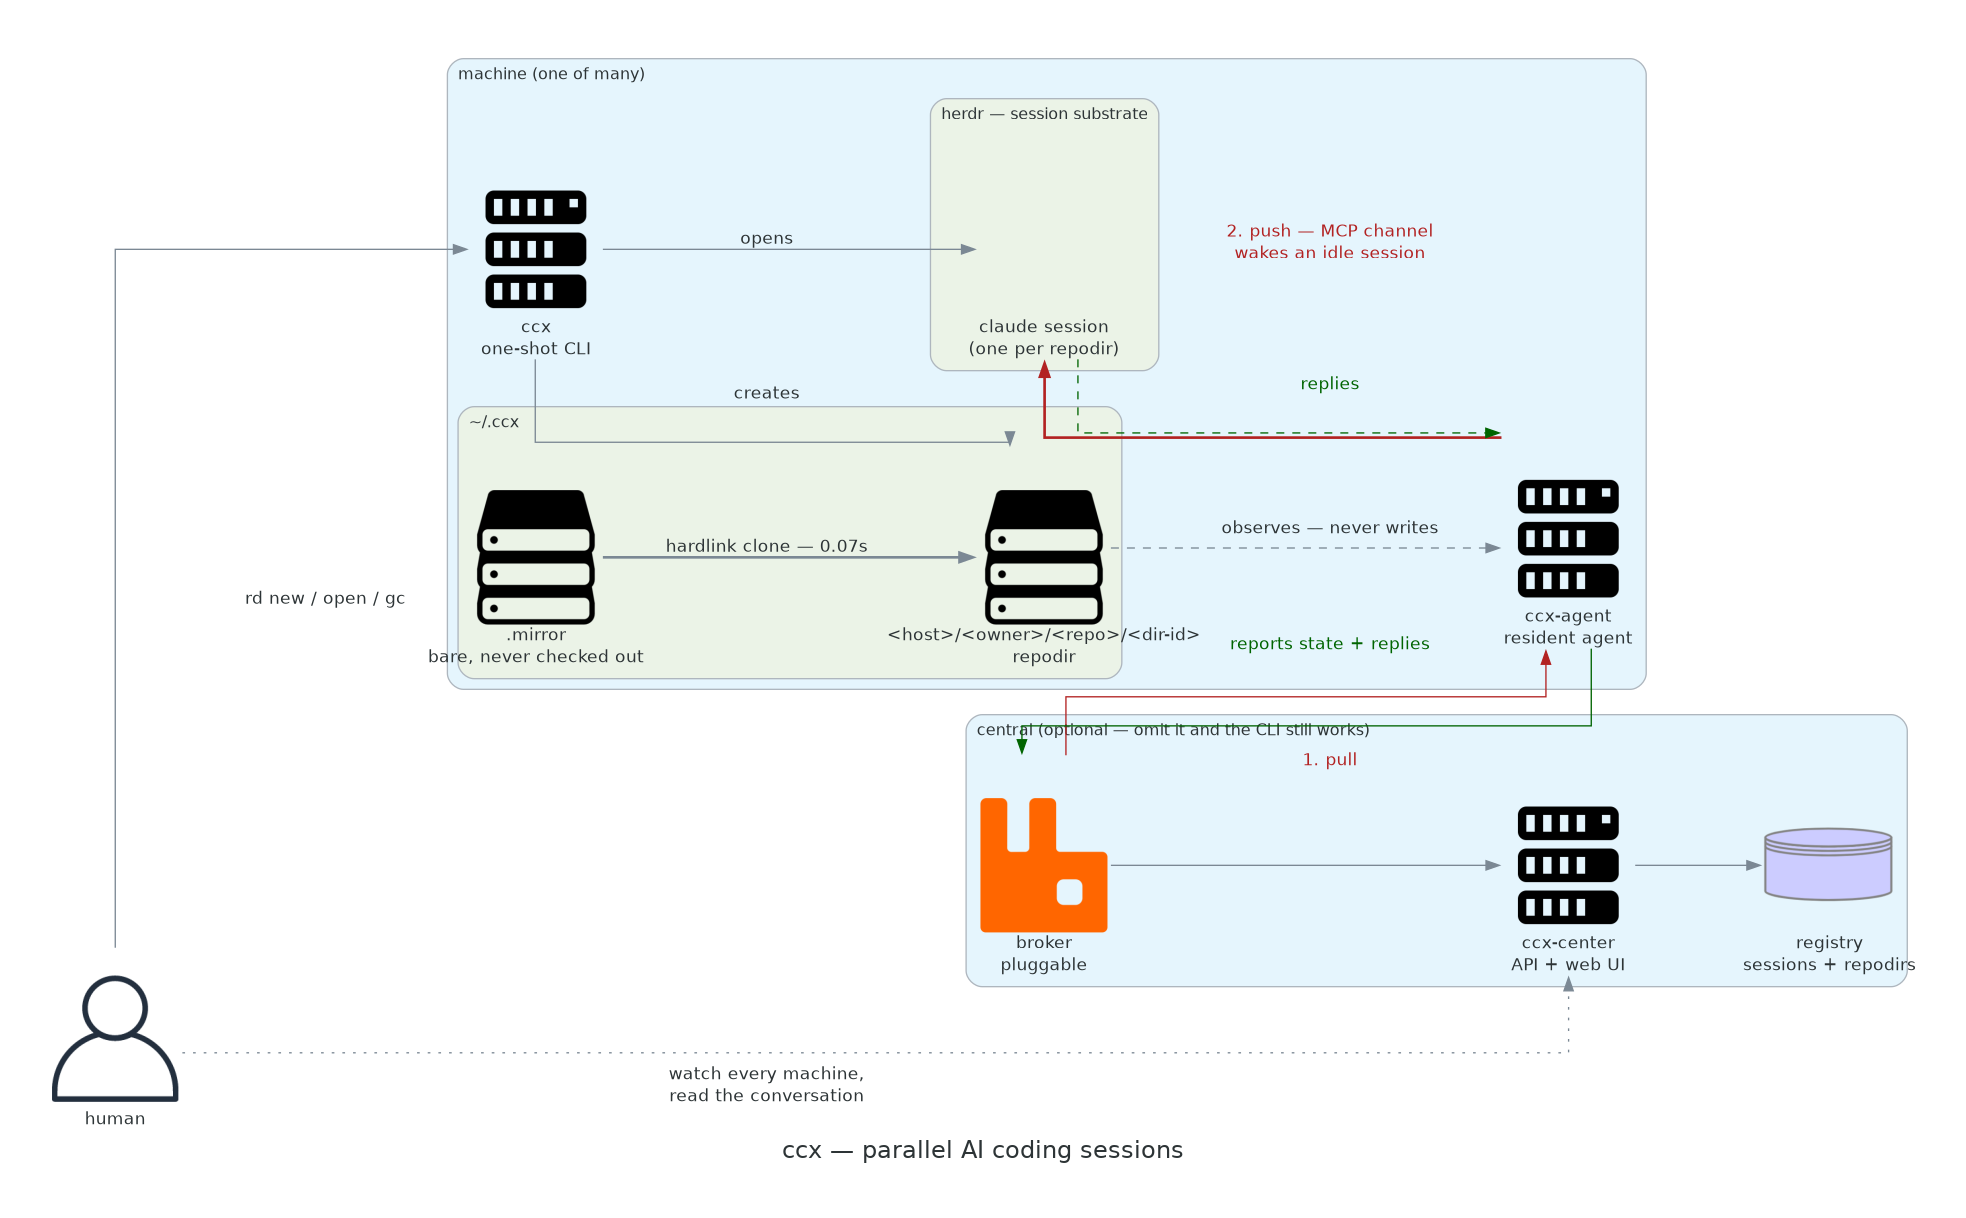

Python code for this plot:
"""ccx のアーキテクチャ図を生成する。

    python3 docs/design/diagrams/architecture.py

生成物 (architecture.png) は同じディレクトリに置き、リポジトリに commit する。
"""

from diagrams import Cluster, Diagram, Edge
from diagrams.generic.blank import Blank
from diagrams.generic.storage import Storage
from diagrams.onprem.client import User
from diagrams.onprem.compute import Server
from diagrams.onprem.queue import Rabbitmq
from diagrams.programming.flowchart import Database

GRAPH_ATTR = {
    "fontsize": "18",
    "bgcolor": "transparent",
    "pad": "0.5",
    "nodesep": "0.9",
    "ranksep": "1.3",
}

with Diagram(
    "ccx — parallel AI coding sessions",
    filename="docs/design/diagrams/architecture",
    show=False,
    direction="LR",
    graph_attr=GRAPH_ATTR,
):
    human = User("human")

    with Cluster("central (optional — omit it and the CLI still works)"):
        broker = Rabbitmq("broker\npluggable")
        center = Server("ccx-center\nAPI + web UI")
        registry = Database("registry\nsessions + repodirs")

        broker >> center >> registry

    with Cluster("machine (one of many)"):
        cli = Server("ccx\none-shot CLI")
        agent = Server("ccx-agent\nresident agent")

        with Cluster("herdr — session substrate"):
            session = Blank("claude session\n(one per repodir)")

        with Cluster("~/.ccx"):
            mirror = Storage(".mirror\nbare, never checked out")
            repodir = Storage("<host>/<owner>/<repo>/<dir-id>\nrepodir")

    # ---- what the human does ----
    human >> Edge(label="rd new / open / gc") >> cli
    human >> Edge(label="watch every machine,\nread the conversation", style="dotted") >> center

    # ---- how a repodir comes into being ----
    mirror >> Edge(label="hardlink clone — 0.07s", style="bold") >> repodir
    cli >> Edge(label="creates") >> repodir
    cli >> Edge(label="opens") >> session

    # ---- the inbound path: broker to a running session, no keystrokes ----
    broker >> Edge(label="1. pull", color="firebrick", fontcolor="firebrick") >> agent
    agent >> Edge(
        label="2. push — MCP channel\nwakes an idle session",
        color="firebrick",
        fontcolor="firebrick",
        style="bold",
    ) >> session

    # ---- what ccx-agent watches, and what it sends back ----
    repodir >> Edge(label="observes — never writes", style="dashed") >> agent
    session >> Edge(label="replies", color="darkgreen", fontcolor="darkgreen", style="dashed") >> agent
    agent >> Edge(label="reports state + replies", color="darkgreen", fontcolor="darkgreen") >> broker
